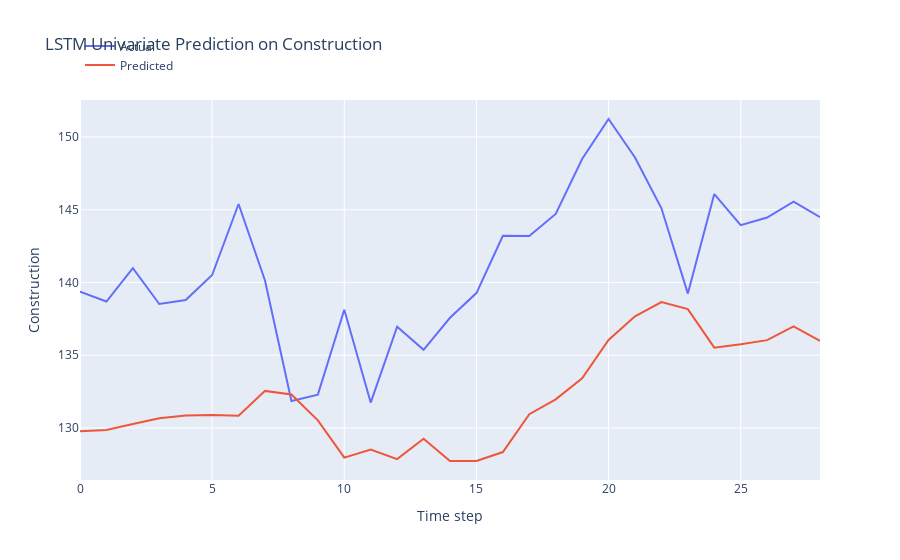

The code cell stored with this chart in its notebook:
### Markdown cell above
LSTM Model Development

### Code cell
n_features = 1
X_train = X_train.reshape(X_train.shape[0], X_train.shape[1], n_features)

# define model
model = Sequential()
model.add(LSTM(50, activation='relu', input_shape=(n_steps, n_features)))
model.add(Dense(1))

# model = Sequential()
# model.add(LSTM(100, activation='relu', input_shape=(n_steps, n_features), kernel_regularizer=L2(0.001), return_sequences=True))
# model.add(LSTM(50, activation='relu', kernel_regularizer=L2(0.01)))
# model.add(Dense(1))

def r_squared(y_true, y_pred):
    SS_res =  K.sum(K.square(y_true - y_pred)) 
    SS_tot = K.sum(K.square(y_true - K.mean(y_true))) 
    return ( 1 - SS_res/(SS_tot + K.epsilon()) )

# Compile the model
model.compile(optimizer='adam', 
              loss='mse',
              metrics=[r_squared])

early_stopping = EarlyStopping(monitor='loss', patience=5, restore_best_weights=True)

# fit model
history = model.fit(X_train, y_train, 
          epochs = 20,
          batch_size = 32,
          verbose = 0,
          callbacks=[early_stopping])

# Obtain the MSE and R-squared from the last epoch
last_epoch_mse = history.history['loss'][-1]
last_epoch_r_squared = history.history['r_squared'][-1]

# Print the MSE and R-squared
print("Mean Squared Error (MSE) from the last epoch:", last_epoch_mse)
print("R-squared from the last epoch:", last_epoch_r_squared)

# plot loss and r2 score
plt.figure(figsize=(10, 6))

# Plot train loss
plt.plot(history.history['loss'], label='Train Loss')

# Plot train R-squared score
plt.plot(history.history['r_squared'], label='Train R2')

plt.title('Model Training Loss and R-squared Score')
plt.xlabel('Epochs')
plt.ylabel('Value')
plt.legend()
plt.grid(True)
plt.show()

# Evaluate the model
loss = model.evaluate(X_test, y_test)
print("MSE and R_squared:", loss)

# make prediction on test data
X_test = X_test.reshape(X_test.shape[0], X_test.shape[1], n_features)
y_pred = model.predict(X_test)

# Print the first 5 predictions and actual values
print("Predictions:")
flattened_predictions = [pred[0] for pred in y_pred[:10]]
print(flattened_predictions)
# print(y_pred[:10].tolist())
print("Actual values:")
rounded_actual_values = [round(value, len(str(prediction).split('.')[1])) for value, prediction in zip(y_test[:10], flattened_predictions)]
print(rounded_actual_values)

# plot the actual and predicted values for test data
trace1 = go.Scatter(x=np.arange(len(y_test)), y=y_test.flatten(), mode='lines', name='Actual')
trace2 = go.Scatter(x=np.arange(len(y_pred)), y=y_pred.flatten(), mode='lines', name='Predicted')

# Create layout
layout = go.Layout(
    title='LSTM Univariate Prediction on Construction',
    xaxis=dict(title='Time step'),
    yaxis=dict(title='Construction'),
    legend=dict(x=0, y=1.18)
)

# Create figure
fig = go.Figure(data=[trace1, trace2], layout=layout)

# Show plot
fig.show()

### Figure 1 — Plotly figure (JSON) as saved in the notebook; plotly's stock layout.template omitted (floating-point values rounded to 4 significant figures)
{"data": [{"mode": "lines", "name": "Actual", "type": "scatter", "x": [0, 1, 2, 3, 4, 5, 6, 7, 8, 9, 10, 11, 12, 13, 14, 15, 16, 17, 18, 19, 20, 21, 22, 23, 24, 25, 26, 27, 28], "y": [139.4, 138.7, 141.0, 138.5, 138.8, 140.5, 145.4, 140.1, 131.9, 132.3, 138.1, 131.7, 137.0, 135.4, 137.6, 139.3, 143.2, 143.2, 144.7, 148.5, 151.2, 148.6, 145.1, 139.2, 146.1, 143.9, 144.5, 145.6, 144.5]}, {"mode": "lines", "name": "Predicted", "type": "scatter", "x": [0, 1, 2, 3, 4, 5, 6, 7, 8, 9, 10, 11, 12, 13, 14, 15, 16, 17, 18, 19, 20, 21, 22, 23, 24, 25, 26, 27, 28], "y": [129.8, 129.9, 130.3, 130.7, 130.9, 130.9, 130.8, 132.5, 132.3, 130.5, 128.0, 128.5, 127.9, 129.3, 127.7, 127.7, 128.3, 130.9, 132.0, 133.4, 136.1, 137.7, 138.7, 138.2, 135.5, 135.7, 136.0, 137.0, 136.0]}], "layout": {"legend": {"x": 0, "y": 1.18}, "title": {"text": "LSTM Univariate Prediction on Construction"}, "xaxis": {"title": {"text": "Time step"}}, "yaxis": {"title": {"text": "Construction"}}}}
